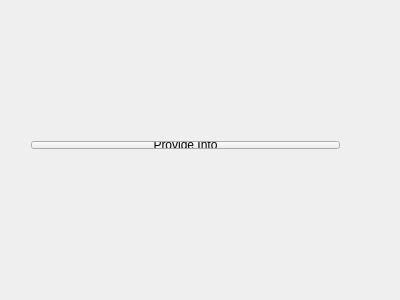
<?xml version="1.0" encoding="UTF-8"?>
<ui version="4.0">
 <class>Widget</class>
 <widget class="QWidget" name="Widget">
  <property name="geometry">
   <rect>
    <x>0</x>
    <y>0</y>
    <width>400</width>
    <height>300</height>
   </rect>
  </property>
  <property name="windowTitle">
   <string>Widget</string>
  </property>
  <widget class="QWidget" name="">
   <property name="geometry">
    <rect>
     <x>20</x>
     <y>130</y>
     <width>331</width>
     <height>44</height>
    </rect>
   </property>
   <layout class="QVBoxLayout" name="verticalLayout">
    <item>
     <widget class="QPushButton" name="provideInfoButton">
      <property name="text">
       <string>Provide Info</string>
      </property>
     </widget>
    </item>
    <item>
     <widget class="QLabel" name="infoLabel">
      <property name="text">
       <string/>
      </property>
      <property name="wordWrap">
       <bool>true</bool>
      </property>
     </widget>
    </item>
   </layout>
  </widget>
 </widget>
 <layoutdefault spacing="6" margin="11"/>
 <resources/>
 <connections/>
</ui>
